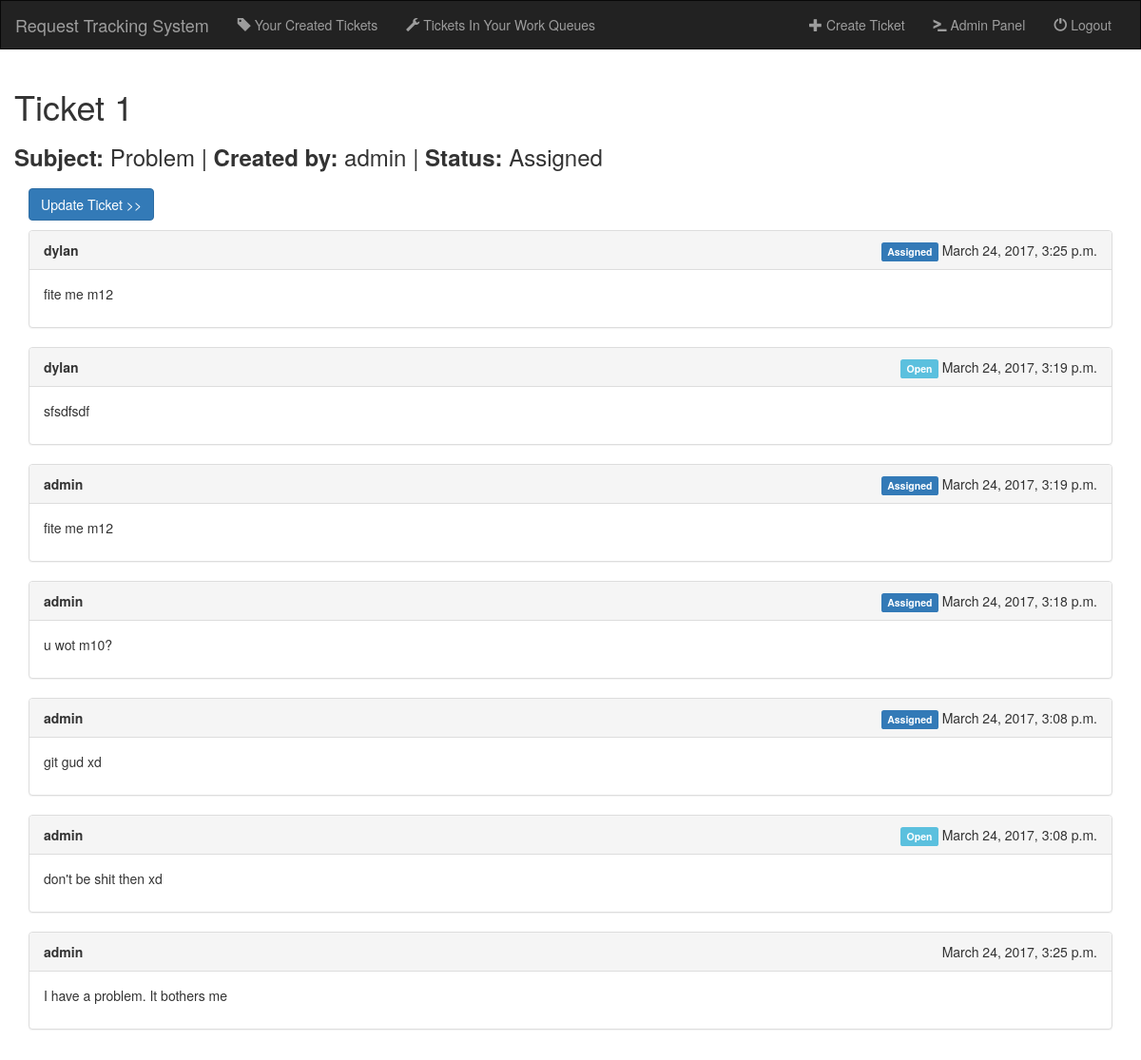
The app's page /tickets/view/1/ (signed in), older data.
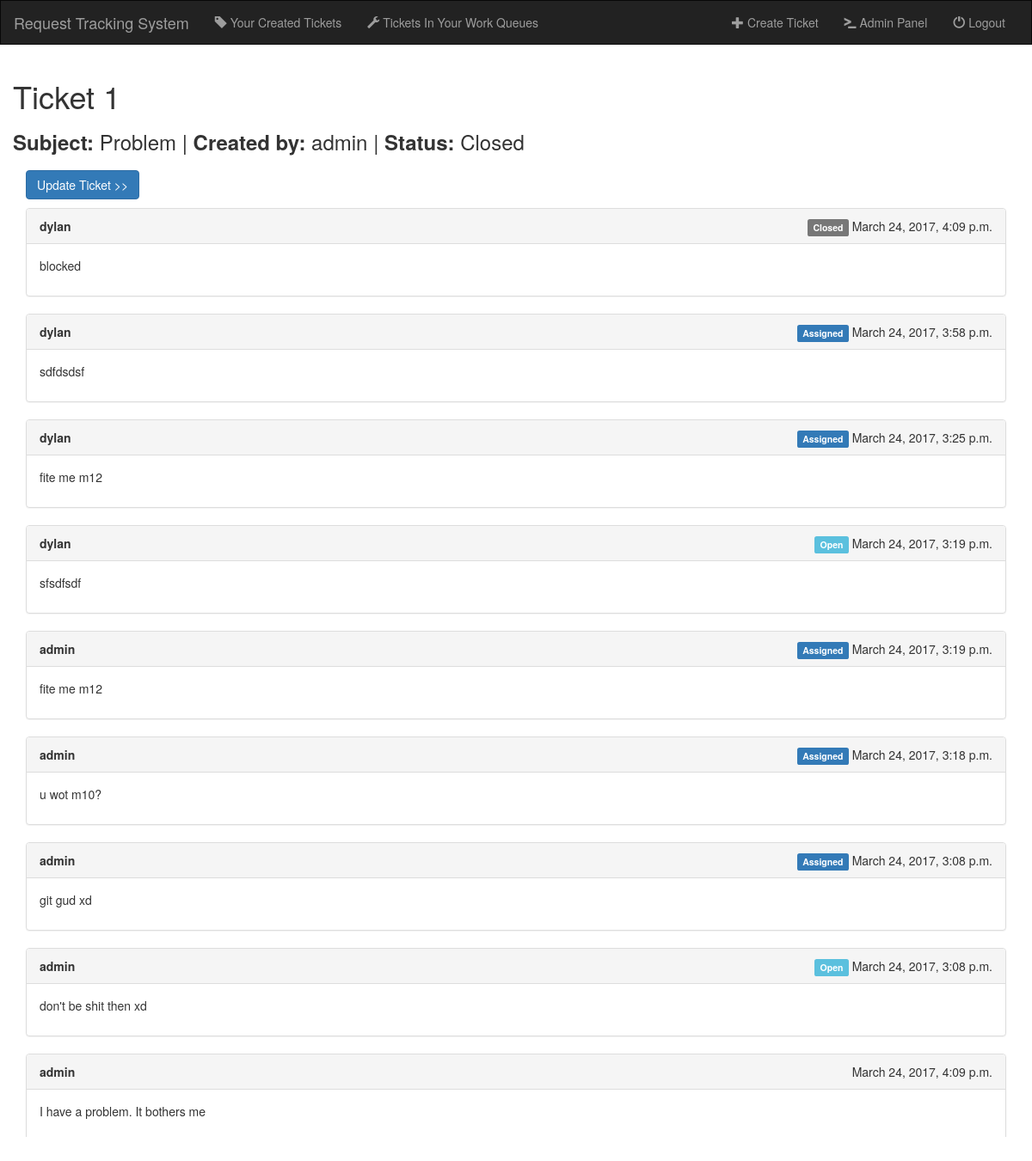
The same page, newer data.
### requests/models.py (models this page shows, shortened)
class Ticket(models.Model):
    subject = models.CharField(max_length=50)
    description = models.CharField(max_length=500)
    time = models.DateTimeField(auto_now=True)
    creator = models.ForeignKey(User, related_name='created_tickets')
    queue = models.ForeignKey(Queue, on_delete=models.CASCADE, null=True)
    status = models.CharField(max_length=10, choices=status_choices, default='N')

class Update(models.Model):
    time = models.DateTimeField(auto_now=True)
    comment = models.CharField(max_length=500, null=True, blank=True)
    status = models.CharField(max_length=1, choices=status_choices, blank=True)
    ticket = models.ForeignKey(Ticket, related_name='updates', on_delete=models.CASCADE)
    user = models.ForeignKey(User, null=True)
    class Meta:
        ordering = ['-time']
    def get_lbtype(self):
        if self.status == 'N':
            return 'success'
        else:
            if self.status == 'O':
                return 'info'
            else:
                if self.status == 'A':
                    return 'primary'
                else:
                    if self.status == 'C':
                        return 'default'

### requests/views.py (the view, shortened to what this page needs)
# urls.py: url(r'^tickets/view/(?P<pk>[0-9]+)/$', views.TicketDetailView.as_view(), name='viewticket'),
class TicketDetailView(generic.DetailView):
    model = Ticket
    form_class = UpdateForm
    template_name = 'requests/ticket_view.html'
    def get(self, request, pk):
        ticket = Ticket.objects.get(pk=pk)
        if(ticket.status == 'N'):
            ticket.status = 'O'
            ticket.save()
        form = self.form_class(None)
        return render(request, self.template_name, {'ticket': ticket, 'form' : form})

### requests/templates/requests/ticket_view.html (shortened to what this page needs)
{% extends 'requests/base.html' %}
{% block body %}
    <h1>Ticket {{ ticket.id }}</h1>
    <h3><b>Subject:&nbsp;</b>{{ ticket.subject }} | <b>Created by:&nbsp;</b>{{ ticket.creator }} | <b>Status: </b> {{ ticket.get_status_display }}</h3>
    <div class="container-fluid">
    <button class="btn btn-primary" data-toggle="collapse" data-target="#update" style="margin: 10px; margin-left: 0px;">Update Ticket >></button>
    </div>
    <div class="container-fluid">
        {% for update in ticket.updates.all %}
            <div class="panel panel-default">
            <div class="panel-heading">
                <strong>{{ update.user }}</strong>
                <span style="float:right;">
                    <span class="label label-{{ update.get_lbtype }}">{{ update.get_status_display }}</span>
                    {{ update.time }}
                </span>
            </div>
            <div class="panel-body">
                <p>{{ update.comment }}</p>
            </div>
        </div>
        {% endfor %}
        <div class="panel panel-default">
            <div class="panel-heading">
                <strong>{{ ticket.creator }}</strong>
                <span style="float:right;">
                    {{ ticket.time }}
                </span>
            </div>
            <div class="panel-body">
                <p>{{ ticket.description }}</p>
            </div>
        </div>
    </div>
{% endblock %}

### requests/templates/requests/base.html (shortened to what this page needs)
<!DOCTYPE html>
<html lang="en">
<head>
  {% load staticfiles %}
  <link rel="stylesheet" type="text/css" href="https://maxcdn.bootstrapcdn.com/bootstrap/3.3.7/css/bootstrap.min.css">
  <link rel="stylesheet" type="text/css" href="{% static 'requests/style.css' %}">
</head>
<body>
  <nav class="navbar navbar-inverse">
    <div class="container-fluid">
      <div class="navbar-header">
        <a class="navbar-brand" href="{% url 'requests:index' %}">Request Tracking System</a>
      </div>
      <div class="collapse navbar-collapse" id="topNavBar">
         <ul class="nav navbar-nav">
             <li class="{% block yours %}{% endblock %}">
                 <a href="{% url 'requests:tickets' %}">
                     <span class="glyphicon glyphicon-tag"></span>&nbsp;Your Created Tickets
                 </a>
             </li>
             <li class="{% block work %}{% endblock %}">
                <a href="{% url 'requests:work' %}">
                    <span class="glyphicon glyphicon-wrench"></span>&nbsp;Tickets In Your Work Queues
                </a>
             </li>
         </ul>
         <ul class="nav navbar-nav navbar-right">
             <li>
                 <a href="{% url 'requests:addticket' %}">
                     <span class="glyphicon glyphicon-plus"></span>&nbsp;Create Ticket
                 </a>
             </li>
             {% if user.is_staff %}
             <li>
                 <a href="{% url 'admin:index' %}">
                     <span class="glyphicon glyphicon-console"></span>&nbsp;Admin Panel
                 </a>
             </li>
             {% endif %}
             <li>
                 <a href="{% url 'requests:logout' %}">
                     <span class="glyphicon glyphicon-off"></span>&nbsp;Logout
                 </a>
             </li>
         </ul>
      </div>
    </div>
  </nav>
  <div class="container-fluid">
  {% block body %}
  {% endblock %}
  </div>
</body>
</html>

### requests/static/requests/style.css (style rules this page uses)
.navbar { border-radius: 0; }
.container-fluid { max-height: 80vh; overflow: auto; }

Row changes from the older to the newer data that the page shows:
changed Ticket "Problem": status "Assigned" → "Closed"; time "March 24, 2017, 3:25 p.m." → "March 24, 2017, 4:09 p.m."
added Update: user "dylan", status "Closed", time "March 24, 2017, 4:09 p.m.", comment "blocked"
added Update: user "dylan", status "Assigned", time "March 24, 2017, 3:58 p.m.", comment "sdfdsdsf"
